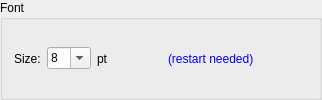
         <widget class="QGroupBox" name="groupBox">
          <property name="title">
           <string>Font</string>
          </property>
          <layout class="QHBoxLayout" name="horizontalLayout_10">
           <item>
            <widget class="QLabel" name="label_29">
             <property name="text">
              <string>Size:</string>
             </property>
            </widget>
           </item>
           <item>
            <widget class="QComboBox" name="cboFontSize">
             <property name="sizePolicy">
              <sizepolicy hsizetype="Preferred" vsizetype="Fixed">
               <horstretch>0</horstretch>
               <verstretch>0</verstretch>
              </sizepolicy>
             </property>
             <property name="editable">
              <bool>true</bool>
             </property>
             <property name="currentText">
              <string>8</string>
             </property>
             <property name="maxCount">
              <number>10</number>
             </property>
             <property name="minimumContentsLength">
              <number>1</number>
             </property>
             <item>
              <property name="text">
               <string>8</string>
              </property>
             </item>
             <item>
              <property name="text">
               <string>9</string>
              </property>
             </item>
             <item>
              <property name="text">
               <string>10</string>
              </property>
             </item>
             <item>
              <property name="text">
               <string>11</string>
              </property>
             </item>
             <item>
              <property name="text">
               <string>12</string>
              </property>
             </item>
            </widget>
           </item>
           <item>
            <widget class="QLabel" name="label_30">
             <property name="text">
              <string>pt</string>
             </property>
            </widget>
           </item>
           <item>
            <spacer name="horizontalSpacer_2">
             <property name="orientation">
              <enum>Qt::Horizontal</enum>
             </property>
             <property name="sizeHint" stdset="0">
              <size>
               <width>40</width>
               <height>20</height>
              </size>
             </property>
            </spacer>
           </item>
           <item>
            <widget class="QLabel" name="label_31">
             <property name="styleSheet">
              <string notr="true">color: blue;</string>
             </property>
             <property name="text">
              <string>(restart needed)</string>
             </property>
            </widget>
           </item>
           <item>
            <spacer name="horizontalSpacer_3">
             <property name="orientation">
              <enum>Qt::Horizontal</enum>
             </property>
             <property name="sizeHint" stdset="0">
              <size>
               <width>40</width>
               <height>20</height>
              </size>
             </property>
            </spacer>
           </item>
          </layout>
         </widget>
